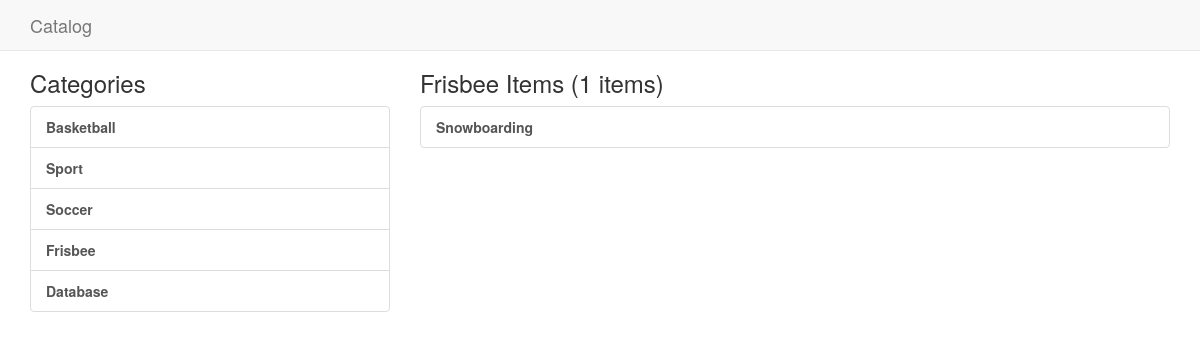
/catalog/4/, run on the app's committed database.
### model.py (models this page shows, shortened)
class Catalog(Base):
    __tablename__ = 'catalog'
    id = Column(Integer, primary_key = True)
    name = Column(String)
    date = Column(DateTime, default = datetime.now(), onupdate = datetime.now)
    items = relationship("Item", back_populates = "catalog")

class Item(Base):
    __tablename__ = 'item'
    id = Column(Integer, primary_key = True)
    title = Column(String)
    desc = Column(String)
    date = Column(DateTime, default = datetime.now(), onupdate = datetime.now)
    catalog_id = Column(Integer, ForeignKey('catalog.id'))
    catalog = relationship("Catalog", back_populates = "items")

### application.py (the view)
@app.route('/catalog/<id>/')
def get_catalog_items(id):
    username = login_session.get('username', None)
    catalogs = session.query(Catalog).all()
    selected_catalog = session.query(Catalog).filter_by(id = id).one()
    items = selected_catalog.items
    catalogs_display = [{'id' : catalog.id, 'name' : catalog.name} for catalog in catalogs]
    items_display = [{'id' : item.id, 'title' : item.title} for item in items]
    items_summary = '{0} Items ({1} items)'.format(selected_catalog.name, len(items_display))
    return render_template('home.html', catalogs_display = catalogs_display, items_display = items_display, items_summary = items_summary, username = username)

### templates/home.html (shortened to what this page needs)
{% extends "main.html" %}
{% block content %}
  <div class="col-md-4">
    <h3>Categories</h3>
    <div class="list-group">
      {% for catalog in catalogs_display %}
        <a class="list-group-item" href="{{ url_for('get_catalog_items', id = catalog.id) }}">
          <strong>{{ catalog.name }}</strong>
        </a>
      {% endfor %}
    </div>
  </div>
  <div class="col-md-8">
    <h3>
      {{ items_summary }}
    </h3>
    <div class="list-group">
      {% for item in items_display %}
        <a class="list-group-item" href="{{ url_for('read_item', id = item.id) }}">
          <strong>{{ item.title }} </strong>
        </a>
      {% endfor %}
    </div>
  </div>
{% endblock %}

### static/style.css (style rules this page uses)
body { padding-top: 50px; }

### data on the page
Catalog: name "Basketball"
Catalog: name "Sport"
Catalog: name "Soccer"
Catalog: name "Frisbee"
Catalog: name "Database"
Item: title "Snowboarding"

### other printed values
{{ items_summary }} "Frisbee Items (1 items)"
